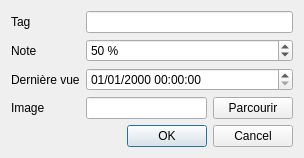
<?xml version="1.0" encoding="UTF-8"?>
<ui version="4.0">
 <class>favoriteWindow</class>
 <widget class="QDialog" name="favoriteWindow">
  <property name="geometry">
   <rect>
    <x>0</x>
    <y>0</y>
    <width>304</width>
    <height>152</height>
   </rect>
  </property>
  <property name="sizePolicy">
   <sizepolicy hsizetype="Fixed" vsizetype="Fixed">
    <horstretch>0</horstretch>
    <verstretch>0</verstretch>
   </sizepolicy>
  </property>
  <property name="windowTitle">
   <string>Modifier un favori</string>
  </property>
  <layout class="QVBoxLayout" name="verticalLayout">
   <item>
    <layout class="QFormLayout" name="formLayout_2">
     <property name="fieldGrowthPolicy">
      <enum>QFormLayout::AllNonFixedFieldsGrow</enum>
     </property>
     <item row="0" column="0">
      <widget class="QLabel" name="tagLabel">
       <property name="text">
        <string>Tag</string>
       </property>
      </widget>
     </item>
     <item row="0" column="1">
      <widget class="QLineEdit" name="tagLineEdit"/>
     </item>
     <item row="1" column="0">
      <widget class="QLabel" name="noteLabel">
       <property name="text">
        <string>Note</string>
       </property>
      </widget>
     </item>
     <item row="1" column="1">
      <widget class="QSpinBox" name="noteSpinBox">
       <property name="suffix">
        <string> %</string>
       </property>
       <property name="maximum">
        <number>100</number>
       </property>
       <property name="value">
        <number>50</number>
       </property>
      </widget>
     </item>
     <item row="2" column="0">
      <widget class="QLabel" name="lastViewedLabel">
       <property name="text">
        <string>Dernière vue</string>
       </property>
      </widget>
     </item>
     <item row="2" column="1">
      <widget class="QDateTimeEdit" name="lastViewedDateTimeEdit">
       <property name="displayFormat">
        <string>dd/MM/yyyy HH:mm:ss</string>
       </property>
      </widget>
     </item>
     <item row="3" column="0">
      <widget class="QLabel" name="imageLabel">
       <property name="text">
        <string>Image</string>
       </property>
      </widget>
     </item>
     <item row="3" column="1">
      <layout class="QHBoxLayout" name="horizontalLayout" stretch="1,0">
       <item>
        <widget class="QLineEdit" name="imageLineEdit">
         <property name="sizePolicy">
          <sizepolicy hsizetype="Expanding" vsizetype="Fixed">
           <horstretch>0</horstretch>
           <verstretch>0</verstretch>
          </sizepolicy>
         </property>
         <property name="readOnly">
          <bool>false</bool>
         </property>
        </widget>
       </item>
       <item>
        <widget class="QPushButton" name="openButton">
         <property name="text">
          <string>Parcourir</string>
         </property>
        </widget>
       </item>
      </layout>
     </item>
    </layout>
   </item>
   <item>
    <widget class="QDialogButtonBox" name="buttonBox">
     <property name="orientation">
      <enum>Qt::Horizontal</enum>
     </property>
     <property name="standardButtons">
      <set>QDialogButtonBox::Cancel|QDialogButtonBox::Ok</set>
     </property>
    </widget>
   </item>
  </layout>
 </widget>
 <resources/>
 <connections>
  <connection>
   <sender>buttonBox</sender>
   <signal>accepted()</signal>
   <receiver>favoriteWindow</receiver>
   <slot>accept()</slot>
   <hints>
    <hint type="sourcelabel">
     <x>248</x>
     <y>254</y>
    </hint>
    <hint type="destinationlabel">
     <x>157</x>
     <y>274</y>
    </hint>
   </hints>
  </connection>
  <connection>
   <sender>buttonBox</sender>
   <signal>rejected()</signal>
   <receiver>favoriteWindow</receiver>
   <slot>reject()</slot>
   <hints>
    <hint type="sourcelabel">
     <x>316</x>
     <y>260</y>
    </hint>
    <hint type="destinationlabel">
     <x>286</x>
     <y>274</y>
    </hint>
   </hints>
  </connection>
 </connections>
</ui>
